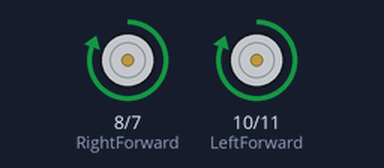
The sketch below on a simulated Arduino Uno, built with avr-gcc and run on an emulated ATmega328P. Parts: motor-driver pin pairs drawn as motors (green arrow = first pin HIGH = forward, orange = second pin HIGH = backward, longer = more drive, scaled by the enable pin).

Above: at 0.1 s.
At 2.4 s:
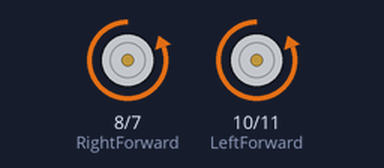
At 3.2 s:
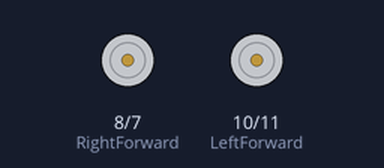
Timing chart, 0 to 4.7 s (numbered marks = the images above):
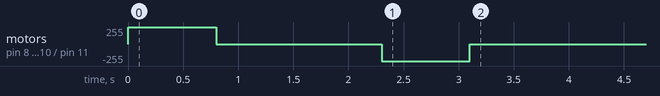

The sketch:

MarkusForwardBackward.ino
```cpp
#define speed 255
#define MoveTime 800
#define TurnTime 800
#define StopTime 1500
#define PWMR 6           // Right Wheel PWM pin to the motor driver ENA pin
#define RightForward 8   // Right Motor direction pin 1 to the motor driver IN1 pin
#define RightBackward 7   // Right Motor direction pin 2 to the motor driver IN2 pin
#define LeftForward 10   // Left Motor direction pin 1 to the motor driver IN3 pin
#define LeftBackward 11   // Left Motor direction pin 2 to motor driver IN4 pin
#define PWML 12          // Left Wheel PWM pin to the motor driver ENB pin

//-------------------------------------------------------------------------------------------------------------------------------------------------------

void RightWheelsForward()
{
  digitalWrite(RightForward, HIGH);
  digitalWrite(RightBackward, LOW);
  analogWrite(PWMR, speed);
}
void RightWheelsBackward()
{
  digitalWrite(RightForward, LOW);
  digitalWrite(RightBackward, HIGH);
  analogWrite(PWMR, speed);
}
void LeftWheelsForward()
{
  digitalWrite(LeftForward, HIGH);
  digitalWrite(LeftBackward, LOW);
  analogWrite(PWML, speed);
}
void LeftWheelsBackward()
{
  digitalWrite(LeftForward, LOW);
  digitalWrite(LeftBackward, HIGH);
  analogWrite(PWML, speed);
}
void stop()
{
  analogWrite(PWML, 0);
  analogWrite(PWMR, 0);
}
void init_GPIO() {
  pinMode(RightForward, OUTPUT);
  pinMode(RightBackward, OUTPUT);
  pinMode(PWML, OUTPUT);
  pinMode(LeftForward, OUTPUT);
  pinMode(LeftBackward, OUTPUT);
  pinMode(PWMR, OUTPUT);
  stop();
}
//-------------------------------------------------------------------------------------------------------------------------------------------------------

void forward(int step) {
  for (int i = 0; i < step; i++) {
    RightWheelsForward();
    LeftWheelsForward();
    delay(MoveTime);
    stop();
    delay(StopTime);

  }
}
void backward(int step) {
  for (int i = 0; i < step; i++) {
    RightWheelsBackward();
    LeftWheelsBackward();
    delay(MoveTime);
    stop();
    delay(StopTime);

  }
}
void right(int step) {
  for (int i = 0; i < step; i++) {
    LeftWheelsForward();
    RightWheelsBackward();
    delay(TurnTime);
    stop();
    delay(StopTime);

  }
}
void left(int step) {
  for (int i = 0; i < step; i++) {
    RightWheelsForward();
    LeftWheelsBackward();
    delay(TurnTime);
    stop();
    delay(StopTime);

  }
}


void setup() {
  init_GPIO();
  forward(1);
  backward(1);

}

void loop() {
  // put your main code here, to run repeatedly:

}
```
